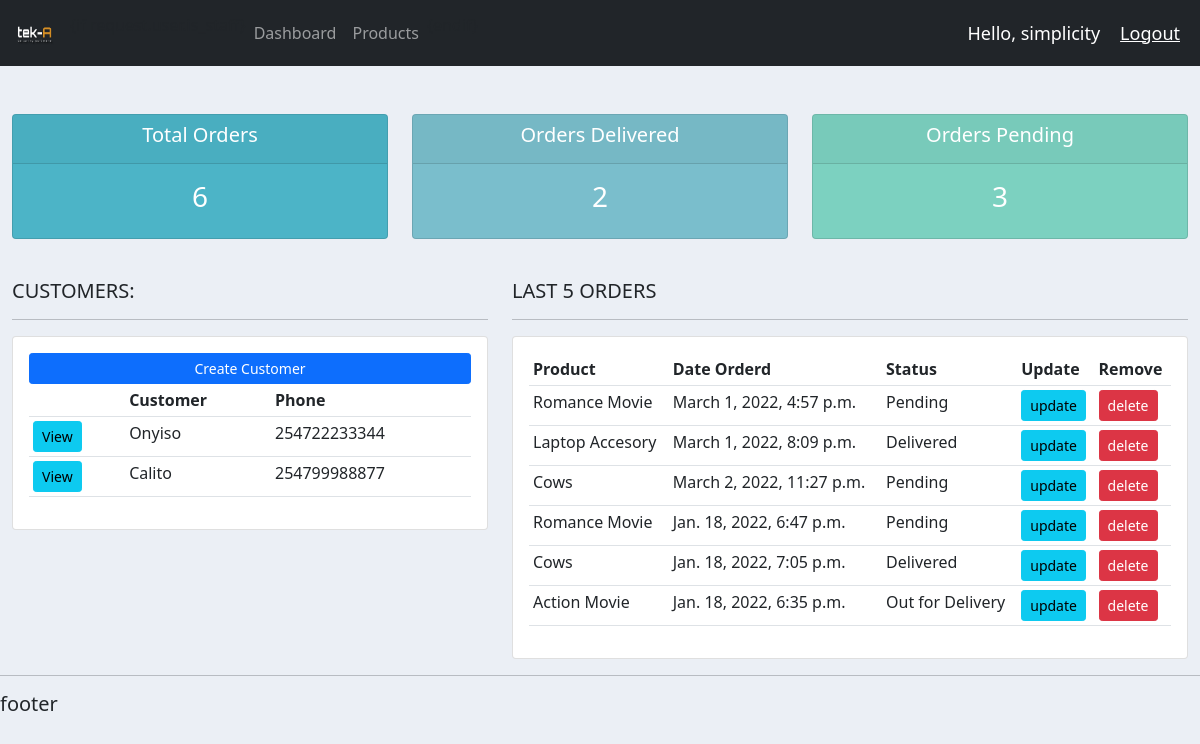
The app's page / (signed in) with its own data.
### accounts/models.py (models this page shows, shortened)
class Customer(models.Model):
    name = models.CharField(max_length=200, null=True)
    phoneNum = models.CharField(max_length=200, null=True)
    email = models.CharField(max_length=200, null=True)
    date_created = models.DateTimeField(auto_now_add=True, null=True)

class Order(models.Model):
    STATUS = (
        ('Pending', 'Pending'),
        ('Out for Delivery', 'Out for Delivery'),
        ('Delivered', 'Delivered'),
    )
    customer = models.ForeignKey(Customer, null=True, on_delete=models.SET_NULL)
    product = models.ForeignKey(Product, null=True, on_delete=models.SET_NULL)
    date_created = models.DateTimeField(auto_now_add=True, null=True)
    status = models.CharField(max_length=200, null=True, choices=STATUS)
    note = models.CharField(max_length=1000, null=True)

class Product(models.Model):
    CATEGORY = (
        ('Indoor', 'Indoor'),
        ('Out Door', 'Out Door'),
    )
    name = models.CharField(max_length=200, null=True)
    price = models.FloatField(null=True)
    category = models.CharField(max_length=200, null=True, choices=CATEGORY)
    description = models.CharField(max_length=200, null=True, blank=True)
    date_created = models.DateTimeField(auto_now_add=True, null=True)
    tag = models.ManyToManyField(Tag)
    def __str__(self):
        return self.name

### accounts/decorators.py (the view)
    def wrapper_function(request, *args, **kwargs):
        group = None
        if request.user.groups.exists():
            group = request.user.groups.all()[0].name
        if group == 'customer':
            return redirect('user-page')
        if group == 'admin':
            return view_func(request, *args, **kwargs)

### accounts/views.py (called while the page is built)
@login_required(login_url='login')
@admin_only
def home(request):
    orders = Order.objects.all()
    customers = Customer.objects.all()
    total_customers = customers.count()
    total_orders = orders.count()
    pending = orders.filter(status = 'Pending').count()
    delivered = orders.filter(status = 'Delivered').count()
    context = {'orders':orders, 'customers':customers,  'total_customers':total_customers,
    'total_orders':total_orders, 'pending':pending, 'delivered':delivered}
    return render(request, 'accounts/dashboard.html', context)

### accounts/templates/accounts/dashboard.html
{% extends 'accounts/base.html' %}
{% block content %}
{% include 'accounts/status.html' %}
<br>
<div class="row">
	<div class="col-md-5">
		<h5>CUSTOMERS:</h5>
		<hr>
		<div class="card card-body">
			<a class="btn btn-primary  btn-sm btn-block" href="">Create Customer</a>
			<table class="table table-sm">
				<tr>
					<th></th>
					<th>Customer</th>
					<th>Phone</th>
				</tr>
				{% for customer in customers %}
					<tr>
						<td><a class="btn btn-sm btn-info" href="{% url 'customer' customer.id %}">View</a></td>
						<td>{{customer.name}}</td>
						<td>{{customer.phoneNum}}</td>
					</tr>
				{% endfor %}
			</table>
		</div>
	</div>
	<div class="col-md-7">
		<h5>LAST 5 ORDERS</h5>
		<hr>
		<div class="card card-body">
			<table class="table table-sm">
				<tr>
					<th>Product</th>
					<th>Date Orderd</th>
					<th>Status</th>
					<th>Update</th>
					<th>Remove</th>
				</tr>
				{% for order in orders %}
					<tr>
						<td>{{order.product}}</td>
						<td>{{order.date_created}}</td>
						<td>{{order.status}}</td>
						<td><a class="btn btn-sm btn-info" href="{%url 'update_order' order.id%}">update</a></td>
						<td><a class="btn btn-sm btn-danger" href="{%url 'delete_order' order.id%}">delete</a></td>
					</tr>
				{% endfor %}
			</table>
		</div>
	</div>
</div>
{% endblock %}

### accounts/templates/accounts/base.html (shortened to what this page needs)
{% load static %}
<!DOCTYPE html>
<html lang="en">
<head>
    <link href="https://cdn.jsdelivr.net/npm/bootstrap@5.1.3/dist/css/bootstrap.min.css"
    rel="stylesheet"
>
    <link rel="stylesheet" href="{% static '/css/bootstrap.min.css' %}">
    <link rel="stylesheet" href="{% static '/css/main.css' %}">
</head>
<body>
    {% include 'accounts/navbar.html' %}
    <div class="container-fluid">
        <br>
        {% block content %}
        {% endblock %}
    </div>
    <hr>
    <h5>footer</h5>
</body>
</html>

### accounts/templates/accounts/navbar.html (shortened to what this page needs)
{% load static %}
<nav class="navbar navbar-expand-lg navbar-dark bg-dark">
    <img height="50" width="70" src="{% static 'images/teka_logo.png' %}">
    <div class="collapse navbar-collapse" id="navbarNavAltMarkup">
      <ul class="navbar-nav">
        <li class="nav-item active">
          <a class="nav-link" href="{% url 'home' %}">Dashboard</a>
        </li>
        <li class="nav-item">
          <a class="nav-link" href="{% url 'products' %}">Products</a>
        </li>
      </ul>
    </div>
    <span class="hello-msg">Hello, {{request.user}} </span>
    <span><a class="hello-msg" href="{% url 'logout' %}">Logout</a></span>
  </nav>

### accounts/templates/accounts/status.html
<br>
<div class="row">
	<div class="col">
		<div class="col-md">
			<div class="card text-center text-white  mb-3" id="total-orders">
			  	<div class="card-header">
			  		<h5 class="card-title">Total Orders</h5>
			  	</div>
			  	<div class="card-body">
			    	<h3 class="card-title">{{total_orders}}</h3>
			  	</div>
			</div>
		</div>
	</div>
	<div class="col">
		<div class="col-md">
			<div class="card text-center text-white  mb-3" id="orders-delivered">
			  	<div class="card-header">
			  		<h5 class="card-title">Orders Delivered</h5>
			  	</div>
			  	<div class="card-body">
			    	<h3 class="card-title">{{delivered}}</h3>
			  	</div>
			</div>
		</div>
	</div>
	<div class="col">
		<div class="col-md">
			<div class="card text-center text-white  mb-3" id="orders-pending">
			  	<div class="card-header">
			  		<h5 class="card-title">Orders Pending</h5>
			  	</div>
			  	<div class="card-body">
			    	<h3 class="card-title">{{pending}}</h3>
			  	</div>
			</div>
		</div>
	</div>
</div>

### static/css/main.css (style rules this page uses)
body { background-color: #ebeff5; }
#total-orders { background-color: #4cb4c7; }
#orders-delivered { background-color: #7abecc; }
#orders-pending { background-color: #7cd1c0; }

### accounts/templates/accounts/navbar.html (style rules this page uses)
.hello-msg { font-size: 18px; color: #fff; margin-right: 20px; }

### records on screen
Customer: name "Onyiso", phoneNum "254722233344"
Customer: name "Calito", phoneNum "254799988877"
Order: product "Romance Movie", date_created "March 1, 2022, 4:57 p.m.", status "Pending"
Order: product "Laptop Accesory", date_created "March 1, 2022, 8:09 p.m.", status "Delivered"
Order: product "Cows", date_created "March 2, 2022, 11:27 p.m.", status "Pending"
Order: product "Romance Movie", date_created "Jan. 18, 2022, 6:47 p.m.", status "Pending"
Order: product "Cows", date_created "Jan. 18, 2022, 7:05 p.m.", status "Delivered"
Order: product "Action Movie", date_created "Jan. 18, 2022, 6:35 p.m.", status "Out for Delivery"

### other values on screen
{{ request.user }} "simplicity"
{{ total_orders }} "6"
{{ delivered }} "2"
{{ pending }} "3"
